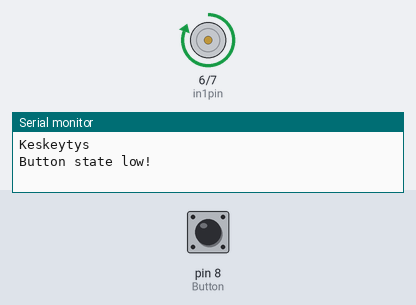
Simulated run of this sketch. Board: Arduino Uno, built with avr-gcc and run on an emulated ATmega328P. Shown: motor-driver pin pairs drawn as motors (green arrow = first pin HIGH = forward, orange = second pin HIGH = backward, longer = more drive), the last lines printed to the serial monitor. The test bench sets the inputs (shaded band); at power-on: pin 8 (Button) HIGH.

Above: at 1.2 s.
1.3 s: pin 8 (Button) pulled LOW for 0.15 s
At 1.9 s:
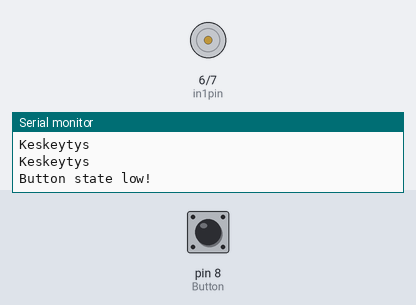
2.9 s: pin 8 (Button) pulled LOW for 1 s
At 4.4 s:
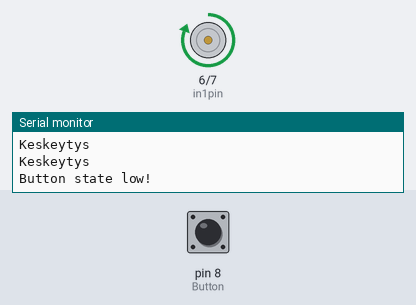
5.4 s: pin 8 (Button) pulled LOW for 3.2 s
At 9.3 s:
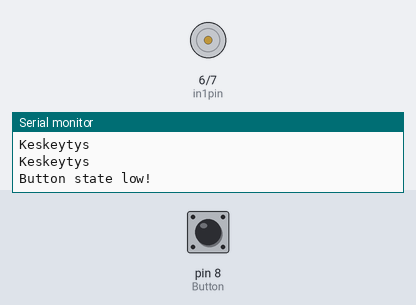
Timing chart, 0 to 10.8 s (numbered marks = the images above; inputs shaded):
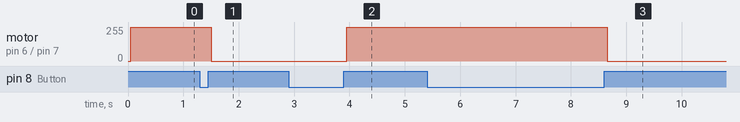

The sketch:

buttondcmotor.ino
```cpp
#include <stdio.h>
#include <stdlib.h>

int in1pin = 6;
int in2pin = 7; // h bridge pins
const int Button = 8; //Arduino pin connected to button's pin

int motorState = LOW; //current state of motor
int lastButtonState; //previous state of button
int currentButtonState; //current state of button

unsigned long lastDebounceTime = 0; //the last time the output pin was toggled
unsigned long debounceDelay = 50; //the debounce time; increase if the output flickers


void setup() {
  Serial.begin(9600); // initialize serial
  pinMode(in1pin, OUTPUT);
  pinMode(in2pin, OUTPUT); // outputs

  pinMode(Button, INPUT_PULLUP); // input w internal pullup resistor
  //pinMode(led, OUTPUT); //set arduino pin to output mode
  digitalWrite(in1pin, motorState);
}

void loop() {

  //read the state of the switch into a local variable
  int reading = digitalRead(Button);

  //check to see if you just pressed the button
  //(i.e. the input went from LOW to HIGH), and you've waited long enough
  //since the last press to ignore any noise

  //if the switch changed, due to noise or pressing:
  if (reading != lastButtonState) {
    //reset the debouncing timer
    lastDebounceTime = millis();
    Serial.println("Keskeytys");
  }

  if ((millis() - lastDebounceTime) > debounceDelay) {
    //whatever the reading is at, it's been there for longer than the debounce
    //delay, so take it as the actual current state:

    //if the button state has changed:
    if (reading != currentButtonState) {
      currentButtonState = reading;
      // only toggle the motor if the new button state is high
      if (currentButtonState == HIGH) {
        Serial.println("Button state low!");
        motorState = !motorState;
      }
    }
  }
  //set the motor:
  digitalWrite(in1pin, motorState);
  //save the reading; next time through the loop, it'll be the lastButtonState
  lastButtonState = reading;
}
```

Measured:
- after the input at 1.3 s, motor on pin 6 (in1pin) / pin 7 (in2pin): forward 255/255 → stopped after 0.20 s
- after the input at 2.9 s, motor on pin 6 (in1pin) / pin 7 (in2pin): stopped → forward 255/255 after 1.1 s
- after the input at 5.4 s, motor on pin 6 (in1pin) / pin 7 (in2pin): forward 255/255 → stopped after 3.3 s
